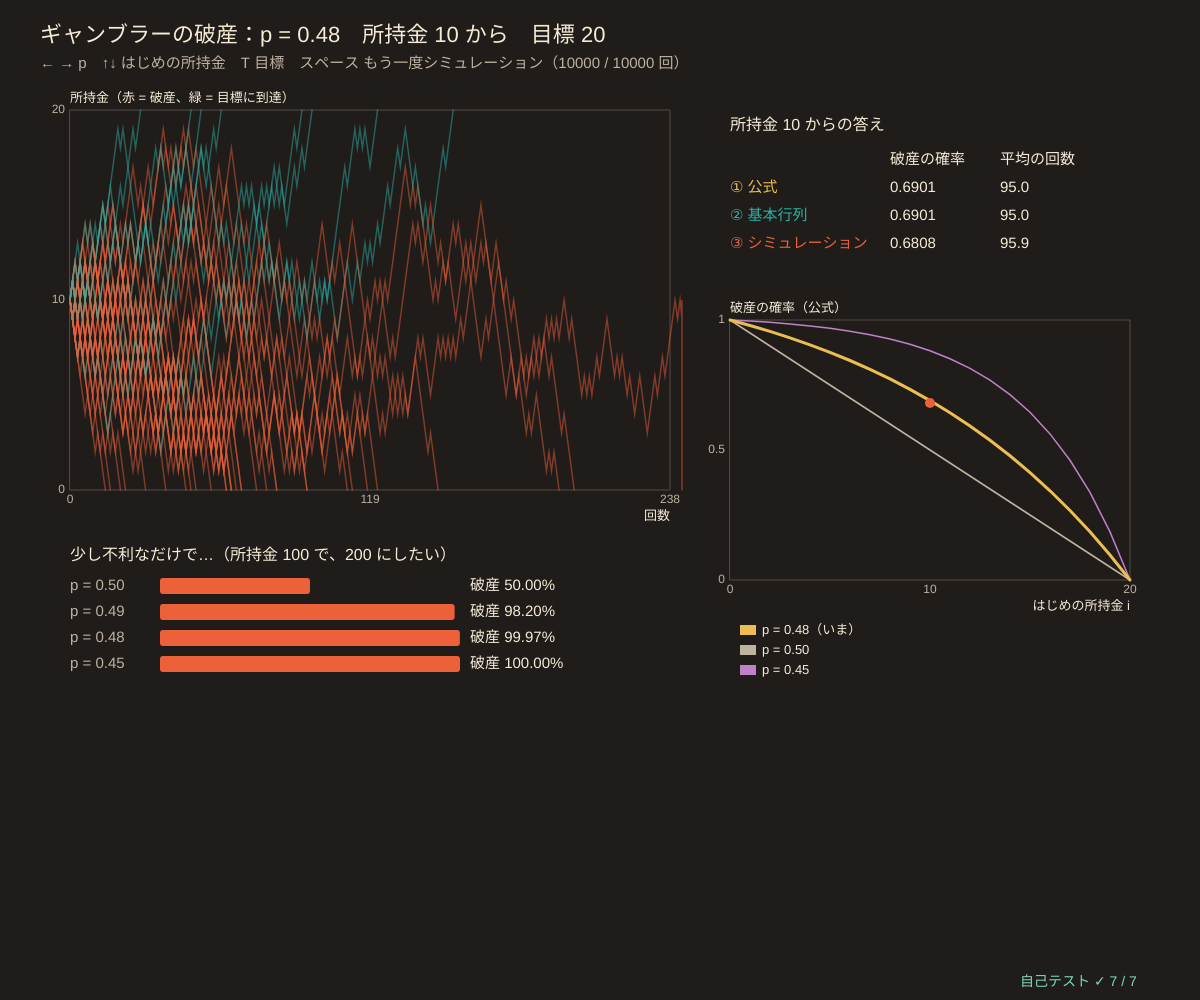
Frame 1 (no input)
Frame 60 (no input): identical to frame 1, image omitted
Frame 120 (the mouse pressed at the canvas centre since frame 60): identical to frame 1, image omitted

The p5.js sketch that drew this single still picture (run headless with seeded random() and noise() and a simulated clock; from frame 60 on, the mouse is pressed at the canvas centre):

// p5.js sketch
// ── sketch.js
// ============================================
// 04 ギャンブラーの破産 ─ 所持金 i から 1 回ごとに確率 p で +1、1 − p で −1。0 になったら破産、目標 goal で終わり
// 0 と goal は吸収状態（03 の例 2）。破産する確率と、終わるまでの平均の回数を 3 つの方法で求める
//   ① 公式（p ≠ 1/2 と p = 1/2 で形がちがう）② 基本行列 N = (I − Q)⁻¹（05 と同じ方法）③ 1 万回のシミュレーション
// p = 0.5 から少し不利になるだけで、目標が遠いと破産がほぼ確実になる
// ← → 勝つ確率 p / ↑↓ はじめの所持金 / T 目標（10・20・50）/ スペース シミュレーションをやり直す
// ============================================

let pWin = 48;                           // ★ 勝つ確率（%、整数で持つ → 0.48）
let start = 10, goal = 20;               // ★ はじめの所持金と目標
const GAMES = 10000;                     // ★ シミュレーションの回数
let exact = null, simRuin = 0, simLen = 0, simDone = 0, paths = [], lenHist = [];

function setup() {
  createCanvas(windowWidth, windowHeight);
  selfTest();
  seedRng(4); recompute();
}
// ★ ① 公式：r = q/p として、破産の確率 = (r^i − r^N) / (1 − r^N)、p = 1/2 なら 1 − i/N
function ruinFormula(p, i, nG) {
  if (Math.abs(p - 0.5) < 1e-6) return 1 - i / nG;
  let r = (1 - p) / p; return (Math.pow(r, i) - Math.pow(r, nG)) / (1 - Math.pow(r, nG));
}
// 平均の回数：p = 1/2 なら i (N − i)、そうでなければ i/(q − p) − N/(q − p) × (1 − r^i)/(1 − r^N)
function durationFormula(p, i, nG) {
  if (Math.abs(p - 0.5) < 1e-6) return i * (nG - i);
  let q = 1 - p, r = q / p; return i / (q - p) - (nG / (q - p)) * (1 - Math.pow(r, i)) / (1 - Math.pow(r, nG));
}
// ★ ② 基本行列：一時的な状態 1..N−1 の間の遷移 Q、N = (I − Q)⁻¹。平均回数 = N 1、破産確率 = N × (状態 1 から 0 へ行く確率 q)
function fundamental(p, nG) {
  let m = nG - 1, iq = eyeMat(m);
  for (let k = 0; k < m; k++) { if (k + 1 < m) iq[k][k + 1] -= p; if (k - 1 >= 0) iq[k][k - 1] -= 1 - p; }
  let fm = matInv(iq); if (!fm) return null;
  return { fm, steps: fm.map((r) => sumOf(r)), ruin: fm.map((r) => r[0] * (1 - p)) };
}
function playGame(p, i, nG, keep) {      // 1 ゲーム：戻り値 [破産したか, 回数]
  let x = i, t = 0, path = keep ? [x] : null;
  while (x > 0 && x < nG && t < 1e6) { x += rnd() < p ? 1 : -1; t++; if (keep && t < 2000) path.push(x); }
  if (keep) paths.push(path);
  return [x === 0, t];
}
function recompute() {
  let p = pWin / 100; start = clampv(start, 1, goal - 1);
  exact = { ruin: ruinFormula(p, start, goal), len: durationFormula(p, start, goal), fund: fundamental(p, goal) };
  simRuin = 0; simLen = 0; simDone = 0; paths = []; lenHist = new Array(30).fill(0);
}

function draw() {
  background(...BG);
  let p = pWin / 100, t0 = performance.now();
  while (simDone < GAMES && performance.now() - t0 < 6) {   // 1 フレームに 6 ミリ秒ずつ
    let [ru, len] = playGame(p, start, goal, paths.length < 40); simRuin += ru ? 1 : 0; simLen += len; simDone++;
    lenHist[Math.min(29, Math.floor(len / (goal * goal / 10)))]++;
  }
  hudTitle('ギャンブラーの破産：p = ' + p.toFixed(2) + '　所持金 ' + start + ' から　目標 ' + goal, '← → p　↑↓ はじめの所持金　T 目標　スペース もう一度シミュレーション（' + simDone + ' / ' + GAMES + ' 回）');

  // ---- 所持金の道のり（最初の 40 ゲーム）
  let g = { x: 70, y: 110, w: width * 0.5, h: height * 0.38, x0: 0, x1: Math.max(50, Math.min(2000, Math.ceil(exact.len * 2.5))), y0: 0, y1: goal };
  plotAxes(g, '回数', '所持金（赤 = 破産、緑 = 目標に到達）', [0, Math.round(g.x1 / 2), g.x1], [0, start, goal]);
  for (let path of paths) { let col = path[path.length - 1] <= 0 ? DICE : path[path.length - 1] >= goal ? TEAL : SUB; stroke(col[0], col[1], col[2], 120); strokeWeight(1.5); let pts = []; for (let k = 0; k < path.length; k += Math.max(1, Math.floor(path.length / 300))) pts.push([gX(g, k), gY(g, path[k])]); pts.push([gX(g, path.length - 1), gY(g, path[path.length - 1])]); polyline(pts); }

  // ---- 3 つの方法の表
  let tx = g.x + g.w + 60, ty = 130, f = exact.fund, idx = start - 1;
  noStroke(); fill(...CREAM); textSize(16); textAlign(LEFT, BASELINE); text('所持金 ' + start + ' からの答え', tx, ty);
  let rowsT = [['', '破産の確率', '平均の回数'],
    ['① 公式', fmtN(exact.ruin, 4), fmtN(exact.len, 1)],
    ['② 基本行列', f ? fmtN(f.ruin[idx], 4) : '—', f ? fmtN(f.steps[idx], 1) : '—'],
    ['③ シミュレーション', simDone ? fmtN(simRuin / simDone, 4) : '…', simDone ? fmtN(simLen / simDone, 1) : '…']];
  rowsT.forEach((r, k) => { fill(...(k === 0 ? SUB : [MUSTARD, TEAL, DICE][k - 1])); textSize(15); text(r[0], tx, ty + 34 + k * 28); fill(...CREAM); text(r[1], tx + 160, ty + 34 + k * 28); text(r[2], tx + 270, ty + 34 + k * 28); });

  // ---- 破産の確率 と はじめの所持金（p をいくつか）
  let g2 = { x: tx, y: ty + 190, w: Math.min(400, width - tx - 50), h: height * 0.26, x0: 0, x1: goal, y0: 0, y1: 1 };
  plotAxes(g2, 'はじめの所持金 i', '破産の確率（公式）', [0, goal / 2, goal], [0, 0.5, 1]);
  [[0.5, SUB], [0.45, PLUM], [p, MUSTARD]].forEach(([pp, col]) => { let pts = []; for (let i = 0; i <= goal; i++) pts.push([gX(g2, i), gY(g2, ruinFormula(pp, i, goal))]); stroke(...col); strokeWeight(pp === p ? 3 : 1.5); polyline(pts); });
  noStroke(); fill(...DICE); if (simDone) circle(gX(g2, start), gY(g2, simRuin / simDone), 10);
  legend(g2.x + 10, g2.y + g2.h + 50, [[MUSTARD, 'p = ' + p.toFixed(2) + '（いま）'], [SUB, 'p = 0.50'], [PLUM, 'p = 0.45']]);

  // ---- 少し不利なだけで
  let by = g.y + g.h + 70;
  fill(...CREAM); textSize(16); textAlign(LEFT, BASELINE); text('少し不利なだけで…（所持金 100 で、200 にしたい）', 70, by);
  [0.5, 0.49, 0.48, 0.45].forEach((pp, k) => { let r = ruinFormula(pp, 100, 200); fill(...SUB); textSize(15); text('p = ' + pp.toFixed(2), 70, by + 30 + k * 26); fill(...DICE); rect(160, by + 18 + k * 26, r * 300, 16, 3); fill(...CREAM); text('破産 ' + fmtN(100 * r, 2) + '%', 470, by + 30 + k * 26); });
  drawSelfTest(width - 180, height - 14);
}

function keyPressed() {
  if (key === RIGHT_ARROW) pWin = Math.min(70, pWin + 1);
  if (key === LEFT_ARROW) pWin = Math.max(30, pWin - 1);
  if (key === UP_ARROW) start = Math.min(goal - 1, start + 1);
  if (key === DOWN_ARROW) start = Math.max(1, start - 1);
  if (key === 't' || key === 'T') { goal = goal === 10 ? 20 : goal === 20 ? 50 : 10; start = Math.round(goal / 2); }
  recompute();
  return false;
}

// ============================================
// やってみよう
// 1. p = 0.50 と 0.49 で、目標 50 の破産の確率をくらべよう。差はたった 0.01 なのに？
// 2. p > 0.5（有利）にすると、破産の確率の曲線はどんな形？
// 3. p = 0.5 のときの平均の回数 i (N − i) は、真ん中から始めると最大。なぜ？
// 4. カジノは「目標を持たずに続ける人」に強い。goal を大きくすると破産の確率は 1 に近づく
// ============================================

// ---- 自己テスト
function selfTest() {
  selfTestResults = [];
  let worstR = 0, worstT = 0;
  for (let pp of [0.3, 0.45, 0.49, 0.5, 0.51, 0.6]) for (let nG of [5, 10, 20]) {
    let fd = fundamental(pp, nG);
    for (let i = 1; i < nG; i++) { worstR = Math.max(worstR, Math.abs(fd.ruin[i - 1] - ruinFormula(pp, i, nG))); worstT = Math.max(worstT, Math.abs(fd.steps[i - 1] - durationFormula(pp, i, nG)) / durationFormula(pp, i, nG)); }
  }
  check('破産の確率：公式 = 基本行列（p 6 通り × 目標 3 通り、ずれ ' + worstR.toExponential(1) + '）', worstR < 1e-9);
  check('平均の回数：公式 = 基本行列（相対ずれ ' + worstT.toExponential(1) + '）', worstT < 1e-9);
  check('p = 0.5 + 10⁻⁷ でも公式は p = 0.5 の値につながる（0/0 にならない）', near(ruinFormula(0.5 + 1e-7, 3, 10), 0.7, 1e-5) && near(durationFormula(0.5 + 1e-7, 3, 10), 21, 1e-3));
  check('p = 0.5：破産 = 1 − i/N、平均の回数 = i (N − i)', near(ruinFormula(0.5, 10, 20), 0.5) && near(durationFormula(0.5, 10, 20), 100));
  seedRng(41); let ru = 0, len = 0, nGm = 20000;
  for (let k = 0; k < nGm; k++) { let [a, b] = playGame(0.48, 10, 20, false); ru += a ? 1 : 0; len += b; }
  check('シミュレーション 2 万回（p = 0.48）：破産の確率 ' + fmtN(ru / nGm, 3) + ' ≈ 公式 ' + fmtN(ruinFormula(0.48, 10, 20), 3) + '（2% 以内）', Math.abs(ru / nGm - ruinFormula(0.48, 10, 20)) < 0.02);
  check('シミュレーション：平均の回数 ' + fmtN(len / nGm, 1) + ' ≈ ' + fmtN(durationFormula(0.48, 10, 20), 1) + '（3% 以内）', Math.abs(len / nGm / durationFormula(0.48, 10, 20) - 1) < 0.03);
  check('少し不利（p = 0.49）で 100 → 200：破産の確率 > 98%', ruinFormula(0.49, 100, 200) > 0.98);
  paths = [];
  reportSelfTest();
}

// ==================================================
// ここから下は「マルコフ連鎖の道具」（中身は読まなくても OK。消さないでね）
// ==================================================
// ---- 色と小さな道具
const BG = [32, 28, 26];                // 背景（あたたかい炭色）
const CREAM = [246, 236, 214], DICE = [236, 96, 58], TEAL = [44, 178, 166], MUSTARD = [236, 190, 82], PLUM = [190, 130, 200], SUB = [190, 178, 160];
const STATE_COLS = [[236, 96, 58], [44, 178, 166], [236, 190, 82], [190, 130, 200], [120, 190, 240], [150, 210, 110], [240, 140, 170], [200, 170, 130]];
function clampv(v, a, b) { return v < a ? a : v > b ? b : v !== v ? a : v; }     // NaN なら a に戻す
function sumOf(a) { let s = 0; for (let v of a) s += v; return s; }
function meanOf(a) { return a.length ? sumOf(a) / a.length : 0; }
function sampleFrom(p) { let u = rnd() * sumOf(p), c = 0; for (let i = 0; i < p.length; i++) { c += p[i]; if (u < c) return i; } return p.length - 1; }   // 確率 p[i] で i を返す
function fmtN(v, d) { if (typeof v !== 'number' || v !== v) return '?'; if (!isFinite(v)) return '∞'; let s = v.toFixed(d === undefined ? 2 : d); return /^-0\.?0*$/.test(s) ? s.slice(1) : s; }
function hudTitle(t, sub) {            // 左上の見出しと操作の説明
  noStroke(); fill(...CREAM); textSize(22); textAlign(LEFT, BASELINE); text(t, 40, 42);
  fill(...SUB); textSize(15); text(sub, 40, 68);
}
// ---- 種つきの乱数（同じ種なら毎回同じ列 → 実験をくり返せる）
let rngState = 1;
function seedRng(s) { rngState = (s >>> 0) || 1; }
function rnd() {                       // 0〜1 の一様乱数（mulberry32）
  rngState = (rngState + 0x6d2b79f5) >>> 0;
  let t = rngState;
  t = Math.imul(t ^ (t >>> 15), t | 1);
  t ^= t + Math.imul(t ^ (t >>> 7), t | 61);
  return ((t ^ (t >>> 14)) >>> 0) / 4294967296;
}
function rndInt(a, b) { return a + Math.floor(rnd() * (b - a + 1)); }
function randn() { let u = 1 - rnd(), v = rnd(); return Math.sqrt(-2 * Math.log(u)) * Math.cos(2 * Math.PI * v); }   // 標準正規分布
// ---- 行列の道具（行列 = 配列の配列。遷移行列 transP[i][j] = i の次に j へ行く確率、行の和 = 1）
function zerosMat(n, m) { let a = []; for (let i = 0; i < n; i++) a.push(new Array(m === undefined ? n : m).fill(0)); return a; }
function eyeMat(n) { let a = zerosMat(n); for (let i = 0; i < n; i++) a[i][i] = 1; return a; }
function copyMat(a) { return a.map((r) => r.slice()); }
function matMul(a, b) {                // 行列の積 (a b)[i][j] = Σ_k a[i][k] b[k][j]
  let n = a.length, m = b[0].length, kk = b.length, c = zerosMat(n, m);
  for (let i = 0; i < n; i++) for (let k = 0; k < kk; k++) { let v = a[i][k]; if (v !== 0) for (let j = 0; j < m; j++) c[i][j] += v * b[k][j]; }
  return c;
}
function vecMat(v, a) {                // 横ベクトル × 行列：次の時刻の分布 = いまの分布 × P
  let out = new Array(a[0].length).fill(0);
  for (let i = 0; i < v.length; i++) if (v[i] !== 0) for (let j = 0; j < out.length; j++) out[j] += v[i] * a[i][j];
  return out;
}
function matPow(a, k) { let r = eyeMat(a.length); for (let t = 0; t < k; t++) r = matMul(r, a); return r; }   // P^k（k 回かけるだけ）
function maxAbsDiff(a, b) {            // 2 つの行列（またはベクトル）のいちばん大きなずれ
  let d = 0;
  for (let i = 0; i < a.length; i++) { if (Array.isArray(a[i])) d = Math.max(d, maxAbsDiff(a[i], b[i])); else d = Math.max(d, Math.abs(a[i] - b[i])); }
  return d;
}
function rowSumErr(a, target) { let d = 0; for (let r of a) d = Math.max(d, Math.abs(sumOf(r) - (target === undefined ? 1 : target))); return d; }
function fixRows(a) {                  // 行の和を 1 に。全部 0 の行は「その場にとどまる」にする（NaN を出さない）
  return a.map((r, i) => { let s = sumOf(r); if (!(s > 1e-12)) { let z = r.map(() => 0); z[i] = 1; return z; } return r.map((v) => v / s); });
}
function solveLinear(a, b) {           // ガウスの消去法（部分ピボット）で a x = b。解けなければ null
  let n = a.length, m = a.map((r, i) => r.concat([b[i]]));
  for (let c = 0; c < n; c++) {
    let p = c; for (let r = c + 1; r < n; r++) if (Math.abs(m[r][c]) > Math.abs(m[p][c])) p = r;
    if (Math.abs(m[p][c]) < 1e-13) return null;
    [m[c], m[p]] = [m[p], m[c]];
    for (let r = 0; r < n; r++) { if (r === c) continue; let f = m[r][c] / m[c][c]; if (f !== 0) for (let k = c; k <= n; k++) m[r][k] -= f * m[c][k]; }
  }
  return m.map((r, i) => r[n] / r[i]);
}
function matInv(a) {                   // 逆行列（ガウス-ジョルダン）。逆がなければ null
  let n = a.length, cols = [];
  for (let j = 0; j < n; j++) { let e = new Array(n).fill(0); e[j] = 1; let x = solveLinear(a, e); if (!x) return null; cols.push(x); }
  return a.map((_, i) => cols.map((c) => c[i]));
}
// 定常分布：π P = π と Σ π = 1 を連立方程式として解く（(P^T − I) π = 0 の最後の式を Σ π = 1 に置きかえる）
function stationaryExact(a) {
  let n = a.length, m = zerosMat(n), b = new Array(n).fill(0);
  for (let i = 0; i < n; i++) for (let j = 0; j < n; j++) m[i][j] = a[j][i] - (i === j ? 1 : 0);
  for (let j = 0; j < n; j++) m[n - 1][j] = 1; b[n - 1] = 1;
  return solveLinear(m, b);
}
function stationaryPower(a, tol, maxIt, start) {   // べき乗法：π ← π P を変化が tol 未満になるまで
  let n = a.length, v = start ? start.slice() : new Array(n).fill(1 / n), its = 0, d = Infinity;
  while (d > (tol || 1e-13) && its < (maxIt || 100000)) { let w = vecMat(v, a); d = maxAbsDiff(w, v); v = w; its++; }
  return { pi: v, its };
}
function tvDist(p, q) { let s = 0; for (let i = 0; i < p.length; i++) s += Math.abs(p[i] - q[i]); return s / 2; }   // 全変動距離
function entropyRate(a, pi) {          // エントロピー率 H = −Σ_i π_i Σ_j P_ij log₂ P_ij（1 歩あたりの情報量、ビット）
  let h = 0;
  for (let i = 0; i < a.length; i++) for (let v of a[i]) if (v > 0) h -= pi[i] * v * Math.log2(v);
  return h;
}
// ---- グラフの道具：g = { x, y, w, h, x0, x1, y0, y1 }
function gX(g, v) { return g.x + clampv((v - g.x0) / (g.x1 - g.x0), -0.02, 1.02) * g.w; }
function gY(g, v) { return g.y + g.h - clampv((v - g.y0) / (g.y1 - g.y0), -0.02, 1.02) * g.h; }
function plotAxes(g, xl, yl, xt, yt) {
  stroke(84, 76, 70); strokeWeight(1); noFill(); rect(g.x, g.y, g.w, g.h);
  noStroke(); fill(...SUB); textSize(12); textAlign(CENTER, TOP);
  for (let v of xt) text(+v.toPrecision(3), gX(g, v), g.y + g.h + 4);
  textAlign(RIGHT, CENTER);
  for (let v of yt) text(+v.toPrecision(3), g.x - 5, gY(g, v));
  textAlign(LEFT, BASELINE); fill(...CREAM); textSize(13);
  text(xl, g.x + g.w - textWidth(xl), g.y + g.h + 30); text(yl, g.x, g.y - 8);
}
function polyline(pts) {               // 点が 2 つ以上あるときだけ折れ線を描く（空の beginShape を作らない）
  if (pts.length < 2) return;
  noFill(); beginShape(); for (let p of pts) vertex(p[0], p[1]); endShape();
}
function drawCurve(g, arr, col, sw, xOff) {   // arr[i] を x = i (+ xOff) に。長いときは間引いて 600 点まで
  let n = arr.length, stride = Math.max(1, Math.ceil(n / 600)), pts = [];
  for (let i = 0; i < n; i += stride) pts.push([gX(g, i + (xOff || 0)), gY(g, arr[i])]);
  if (n > 1 && (n - 1) % stride) pts.push([gX(g, n - 1 + (xOff || 0)), gY(g, arr[n - 1])]);
  stroke(...col); strokeWeight(sw || 2); polyline(pts);
}
function legend(x, y, items) {         // items = [[色, 名前], …]
  textSize(13); textAlign(LEFT, CENTER);
  for (let [c, s] of items) { noStroke(); fill(...c); rect(x, y - 5, 16, 10); fill(...CREAM); text(s, x + 22, y); y += 20; }
}
function drawBars(x, y, w, h, vals, cols, top, names) {   // 棒グラフ（top = 縦軸の上限）
  let n = vals.length, bw = w / n;
  stroke(84, 76, 70); strokeWeight(1); line(x, y + h, x + w, y + h); noStroke();
  for (let i = 0; i < n; i++) {
    let c = cols[i % cols.length], hh = clampv(vals[i] / (top || 1), 0, 1) * h; fill(...c); rect(x + i * bw + bw * 0.12, y + h - hh, bw * 0.76, hh, 3);
    if (names) { fill(...SUB); textSize(12); textAlign(CENTER, TOP); text(names[i], x + i * bw + bw / 2, y + h + 4); }
  }
}
// ---- 自己テストの道具
let selfTestResults = [];
function check(name, cond) { selfTestResults.push({ name, ok: !!cond }); }
function near(a, b, tol) { return a !== null && a !== undefined && isFinite(a) && Math.abs(a - b) <= (tol === undefined ? 1e-9 : tol); }
function noNaN(v) { return Array.isArray(v) || ArrayBuffer.isView(v) ? Array.from(v).every(noNaN) : !(typeof v === 'number' && !isFinite(v)); }
function reportSelfTest() { for (let r of selfTestResults) (r.ok ? console.log : console.error)((r.ok ? '✓ ' : '✗ ') + r.name); }
function selfTestLine() { let n = selfTestResults.filter((r) => r.ok).length; return '自己テスト ' + (n === selfTestResults.length ? '✓ ' : '✗ ') + n + ' / ' + selfTestResults.length; }
function drawSelfTest(x, y) { noStroke(); fill(selfTestResults.every((r) => r.ok) ? color(120, 220, 190) : color(255, 90, 90)); textSize(14); textAlign(LEFT, BASELINE); text(selfTestLine(), x, y); }
